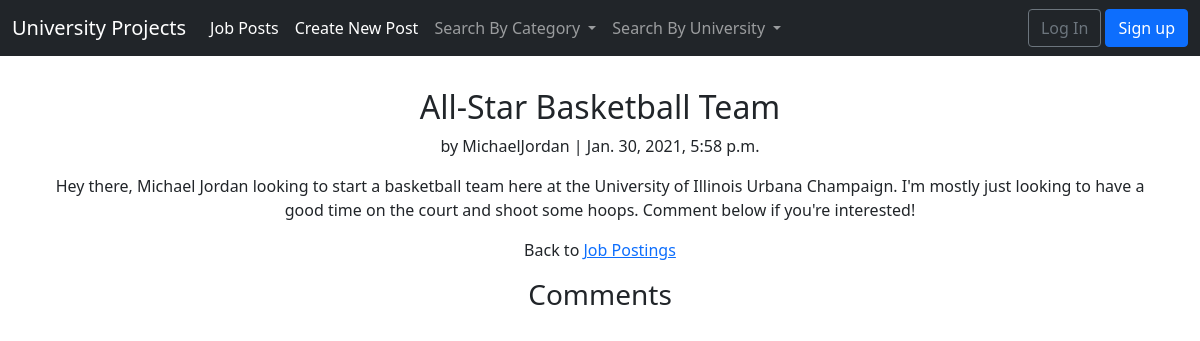
The page /posts/5/ on the database as committed earlier.
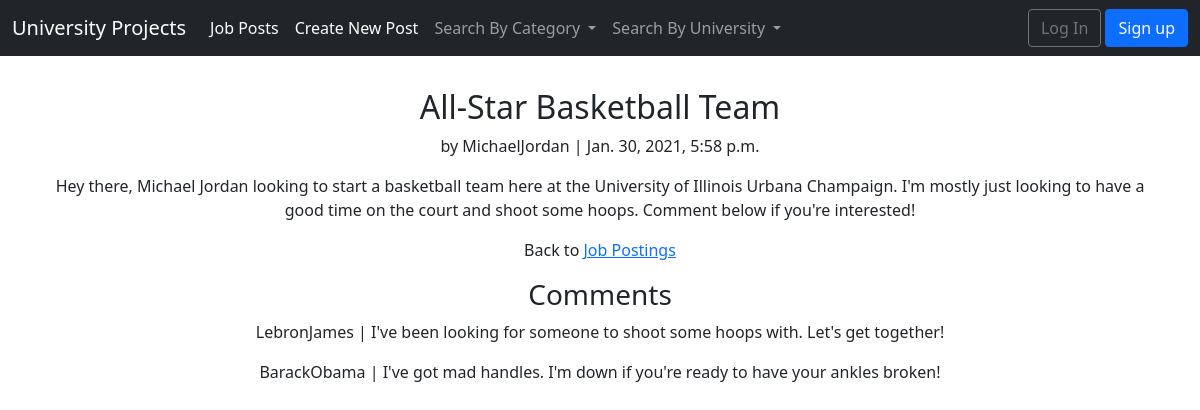
The same page on the database as committed later.
### posts/models.py (models this page shows, shortened)
class Comment(models.Model):
    post = models.ForeignKey(
        Post,
        on_delete = models.CASCADE,
        related_name = 'comments'
    )
    comment = models.CharField(max_length = 280)
    author = models.ForeignKey(
        get_user_model(),
        on_delete = models.CASCADE,
    )
    def __str__(self):
        return self.comment

### users/models.py (models this page shows)
class CustomUser(AbstractUser):
    school = models.CharField(max_length = 255)
    YEARS = []
    for i in range(-10,10,1):
        YEARS.append((2020-i,2020-i))
    enrollment_year = models.PositiveSmallIntegerField(
        choices = YEARS,
        default = 2020
    )
    graduation_year = models.PositiveSmallIntegerField(
        choices = YEARS,
        default = 2020
    )
    YEAR_IN_SCHOOL_CHOICES = [
        ('--SELECT--','--SELECT--'),
        ('FR', 'Freshman'),
        ('SO', 'Sophomore'),
        ('JR', 'Junior'),
        ('SR', 'Senior'),
        ('GR', 'Graduate'),
    ]
    year_in_school = models.CharField(
        max_length=255,
        choices=YEAR_IN_SCHOOL_CHOICES,
        default='',
    )

### posts/views.py (the view)
# urls.py: path('<int:pk>/', views.PostDetailView.as_view(), name = 'post_detail'),
class PostDetailView(DetailView):
    model = Post
    template_name = 'post_detail.html'
    login_url = 'login'

### posts/custom_context_processor.py (called while the page is built)
def category_renderer(request):
    return {
        'categories': Category.objects.all()
    }

### posts/models.py (called while the page is built)
    def __str__(self):
        return self.name

### users/custom_context_processor.py (called while the page is built)
def school_renderer(request):
    return {
        'schools': School.objects.all()
    }

### users/models.py (called while the page is built)
    def __str__(self):
        return self.name

### templates/post_detail.html (shortened to what this page needs)
{% extends 'base.html' %}
{% block content %}
  <div class="article-entry">
    <h2>{{ object.title }}</h2>
    <p>by {{ object.author }} | {{ object.date }}</p>
    <p>{{ object.body }}</p>
  </div>
  <p>Back to <a href="{% url 'post_list' %}">Job Postings</a></p>
  <h3> Comments </h3>
  {% for comment in post.comments.all %}
    <p>
      <span class = "font-weight-bold"> {{ comment.author}} | </span>
      {{comment}}
    </p>
  {% endfor %}
{% endblock content %}

Rows that differ between the two databases and show on the page:
added Comment: author "LebronJames", comment "I've been looking for someone to shoot some hoops with. Let's get together!"
added Comment: author "BarackObama", comment "I've got mad handles. I'm down if you're ready to have your ankles broken!"
